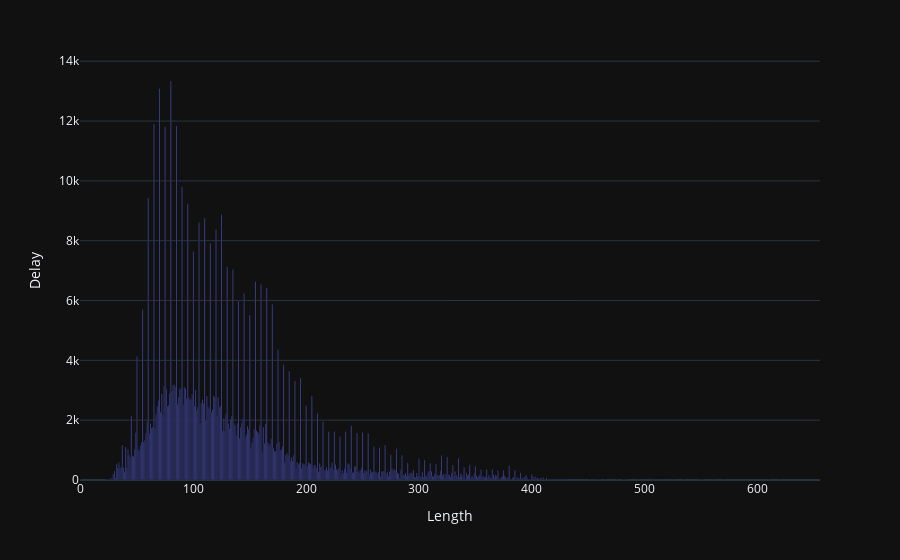

The notebook cell saved with this chart:
### Code cell
initial_df = data[['Length','Delay']].groupby('Length').agg('count').reset_index()
fig = px.bar(initial_df, x='Length', y='Delay',template = 'plotly_dark')
fig.show()

### Figure 1 — Plotly figure (JSON) as saved in the notebook; plotly's stock layout.template omitted (floating-point values rounded to 4 significant figures; data arrays with more than 128 entries replaced by an {"elided": "..."} marker saying what was removed)
{"data": [{"alignmentgroup": "True", "hovertemplate": "Length=%{x}<br>Delay=%{y}<extra></extra>", "legendgroup": "", "marker": {"color": "#636efa", "pattern": {"shape": ""}}, "name": "", "offsetgroup": "", "orientation": "v", "showlegend": false, "textposition": "auto", "type": "bar", "x": {"elided": "426 int values"}, "xaxis": "x", "y": {"elided": "426 int values"}, "yaxis": "y"}], "layout": {"barmode": "relative", "legend": {"tracegroupgap": 0}, "margin": {"t": 60}, "xaxis": {"anchor": "y", "domain": [0, 1], "title": {"text": "Length"}}, "yaxis": {"anchor": "x", "domain": [0, 1], "title": {"text": "Delay"}}}}
